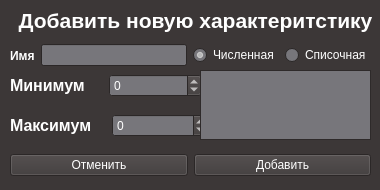
<?xml version="1.0" encoding="UTF-8"?>
<ui version="4.0">
 <class>widget</class>
 <widget class="QWidget" name="widget">
  <property name="geometry">
   <rect>
    <x>0</x>
    <y>0</y>
    <width>380</width>
    <height>190</height>
   </rect>
  </property>
  <property name="sizePolicy">
   <sizepolicy hsizetype="Fixed" vsizetype="Fixed">
    <horstretch>0</horstretch>
    <verstretch>0</verstretch>
   </sizepolicy>
  </property>
  <property name="minimumSize">
   <size>
    <width>380</width>
    <height>190</height>
   </size>
  </property>
  <property name="maximumSize">
   <size>
    <width>380</width>
    <height>190</height>
   </size>
  </property>
  <property name="palette">
   <palette>
    <active>
     <colorrole role="WindowText">
      <brush brushstyle="SolidPattern">
       <color alpha="255">
        <red>255</red>
        <green>255</green>
        <blue>255</blue>
       </color>
      </brush>
     </colorrole>
     <colorrole role="Button">
      <brush brushstyle="SolidPattern">
       <color alpha="255">
        <red>60</red>
        <green>55</green>
        <blue>55</blue>
       </color>
      </brush>
     </colorrole>
     <colorrole role="Light">
      <brush brushstyle="SolidPattern">
       <color alpha="255">
        <red>89</red>
        <green>82</green>
        <blue>82</blue>
       </color>
      </brush>
     </colorrole>
     <colorrole role="Midlight">
      <brush brushstyle="SolidPattern">
       <color alpha="255">
        <red>74</red>
        <green>68</green>
        <blue>68</blue>
       </color>
      </brush>
     </colorrole>
     <colorrole role="Dark">
      <brush brushstyle="SolidPattern">
       <color alpha="255">
        <red>30</red>
        <green>27</green>
        <blue>27</blue>
       </color>
      </brush>
     </colorrole>
     <colorrole role="Mid">
      <brush brushstyle="SolidPattern">
       <color alpha="255">
        <red>40</red>
        <green>36</green>
        <blue>36</blue>
       </color>
      </brush>
     </colorrole>
     <colorrole role="Text">
      <brush brushstyle="SolidPattern">
       <color alpha="255">
        <red>255</red>
        <green>255</green>
        <blue>255</blue>
       </color>
      </brush>
     </colorrole>
     <colorrole role="BrightText">
      <brush brushstyle="SolidPattern">
       <color alpha="255">
        <red>255</red>
        <green>255</green>
        <blue>255</blue>
       </color>
      </brush>
     </colorrole>
     <colorrole role="ButtonText">
      <brush brushstyle="SolidPattern">
       <color alpha="255">
        <red>255</red>
        <green>255</green>
        <blue>255</blue>
       </color>
      </brush>
     </colorrole>
     <colorrole role="Base">
      <brush brushstyle="SolidPattern">
       <color alpha="255">
        <red>119</red>
        <green>118</green>
        <blue>123</blue>
       </color>
      </brush>
     </colorrole>
     <colorrole role="Window">
      <brush brushstyle="SolidPattern">
       <color alpha="255">
        <red>60</red>
        <green>55</green>
        <blue>55</blue>
       </color>
      </brush>
     </colorrole>
     <colorrole role="Shadow">
      <brush brushstyle="SolidPattern">
       <color alpha="255">
        <red>0</red>
        <green>0</green>
        <blue>0</blue>
       </color>
      </brush>
     </colorrole>
     <colorrole role="Highlight">
      <brush brushstyle="SolidPattern">
       <color alpha="255">
        <red>61</red>
        <green>56</green>
        <blue>70</blue>
       </color>
      </brush>
     </colorrole>
     <colorrole role="AlternateBase">
      <brush brushstyle="SolidPattern">
       <color alpha="255">
        <red>30</red>
        <green>27</green>
        <blue>27</blue>
       </color>
      </brush>
     </colorrole>
     <colorrole role="ToolTipBase">
      <brush brushstyle="SolidPattern">
       <color alpha="255">
        <red>255</red>
        <green>255</green>
        <blue>220</blue>
       </color>
      </brush>
     </colorrole>
     <colorrole role="ToolTipText">
      <brush brushstyle="SolidPattern">
       <color alpha="255">
        <red>0</red>
        <green>0</green>
        <blue>0</blue>
       </color>
      </brush>
     </colorrole>
     <colorrole role="PlaceholderText">
      <brush brushstyle="SolidPattern">
       <color alpha="128">
        <red>255</red>
        <green>255</green>
        <blue>255</blue>
       </color>
      </brush>
     </colorrole>
    </active>
    <inactive>
     <colorrole role="WindowText">
      <brush brushstyle="SolidPattern">
       <color alpha="255">
        <red>255</red>
        <green>255</green>
        <blue>255</blue>
       </color>
      </brush>
     </colorrole>
     <colorrole role="Button">
      <brush brushstyle="SolidPattern">
       <color alpha="255">
        <red>60</red>
        <green>55</green>
        <blue>55</blue>
       </color>
      </brush>
     </colorrole>
     <colorrole role="Light">
      <brush brushstyle="SolidPattern">
       <color alpha="255">
        <red>89</red>
        <green>82</green>
        <blue>82</blue>
       </color>
      </brush>
     </colorrole>
     <colorrole role="Midlight">
      <brush brushstyle="SolidPattern">
       <color alpha="255">
        <red>74</red>
        <green>68</green>
        <blue>68</blue>
       </color>
      </brush>
     </colorrole>
     <colorrole role="Dark">
      <brush brushstyle="SolidPattern">
       <color alpha="255">
        <red>30</red>
        <green>27</green>
        <blue>27</blue>
       </color>
      </brush>
     </colorrole>
     <colorrole role="Mid">
      <brush brushstyle="SolidPattern">
       <color alpha="255">
        <red>40</red>
        <green>36</green>
        <blue>36</blue>
       </color>
      </brush>
     </colorrole>
     <colorrole role="Text">
      <brush brushstyle="SolidPattern">
       <color alpha="255">
        <red>255</red>
        <green>255</green>
        <blue>255</blue>
       </color>
      </brush>
     </colorrole>
     <colorrole role="BrightText">
      <brush brushstyle="SolidPattern">
       <color alpha="255">
        <red>255</red>
        <green>255</green>
        <blue>255</blue>
       </color>
      </brush>
     </colorrole>
     <colorrole role="ButtonText">
      <brush brushstyle="SolidPattern">
       <color alpha="255">
        <red>255</red>
        <green>255</green>
        <blue>255</blue>
       </color>
      </brush>
     </colorrole>
     <colorrole role="Base">
      <brush brushstyle="SolidPattern">
       <color alpha="255">
        <red>119</red>
        <green>118</green>
        <blue>123</blue>
       </color>
      </brush>
     </colorrole>
     <colorrole role="Window">
      <brush brushstyle="SolidPattern">
       <color alpha="255">
        <red>60</red>
        <green>55</green>
        <blue>55</blue>
       </color>
      </brush>
     </colorrole>
     <colorrole role="Shadow">
      <brush brushstyle="SolidPattern">
       <color alpha="255">
        <red>0</red>
        <green>0</green>
        <blue>0</blue>
       </color>
      </brush>
     </colorrole>
     <colorrole role="Highlight">
      <brush brushstyle="SolidPattern">
       <color alpha="255">
        <red>61</red>
        <green>56</green>
        <blue>70</blue>
       </color>
      </brush>
     </colorrole>
     <colorrole role="AlternateBase">
      <brush brushstyle="SolidPattern">
       <color alpha="255">
        <red>30</red>
        <green>27</green>
        <blue>27</blue>
       </color>
      </brush>
     </colorrole>
     <colorrole role="ToolTipBase">
      <brush brushstyle="SolidPattern">
       <color alpha="255">
        <red>255</red>
        <green>255</green>
        <blue>220</blue>
       </color>
      </brush>
     </colorrole>
     <colorrole role="ToolTipText">
      <brush brushstyle="SolidPattern">
       <color alpha="255">
        <red>0</red>
        <green>0</green>
        <blue>0</blue>
       </color>
      </brush>
     </colorrole>
     <colorrole role="PlaceholderText">
      <brush brushstyle="SolidPattern">
       <color alpha="128">
        <red>255</red>
        <green>255</green>
        <blue>255</blue>
       </color>
      </brush>
     </colorrole>
    </inactive>
    <disabled>
     <colorrole role="WindowText">
      <brush brushstyle="SolidPattern">
       <color alpha="255">
        <red>30</red>
        <green>27</green>
        <blue>27</blue>
       </color>
      </brush>
     </colorrole>
     <colorrole role="Button">
      <brush brushstyle="SolidPattern">
       <color alpha="255">
        <red>60</red>
        <green>55</green>
        <blue>55</blue>
       </color>
      </brush>
     </colorrole>
     <colorrole role="Light">
      <brush brushstyle="SolidPattern">
       <color alpha="255">
        <red>89</red>
        <green>82</green>
        <blue>82</blue>
       </color>
      </brush>
     </colorrole>
     <colorrole role="Midlight">
      <brush brushstyle="SolidPattern">
       <color alpha="255">
        <red>74</red>
        <green>68</green>
        <blue>68</blue>
       </color>
      </brush>
     </colorrole>
     <colorrole role="Dark">
      <brush brushstyle="SolidPattern">
       <color alpha="255">
        <red>30</red>
        <green>27</green>
        <blue>27</blue>
       </color>
      </brush>
     </colorrole>
     <colorrole role="Mid">
      <brush brushstyle="SolidPattern">
       <color alpha="255">
        <red>40</red>
        <green>36</green>
        <blue>36</blue>
       </color>
      </brush>
     </colorrole>
     <colorrole role="Text">
      <brush brushstyle="SolidPattern">
       <color alpha="255">
        <red>30</red>
        <green>27</green>
        <blue>27</blue>
       </color>
      </brush>
     </colorrole>
     <colorrole role="BrightText">
      <brush brushstyle="SolidPattern">
       <color alpha="255">
        <red>255</red>
        <green>255</green>
        <blue>255</blue>
       </color>
      </brush>
     </colorrole>
     <colorrole role="ButtonText">
      <brush brushstyle="SolidPattern">
       <color alpha="255">
        <red>30</red>
        <green>27</green>
        <blue>27</blue>
       </color>
      </brush>
     </colorrole>
     <colorrole role="Base">
      <brush brushstyle="SolidPattern">
       <color alpha="255">
        <red>60</red>
        <green>55</green>
        <blue>55</blue>
       </color>
      </brush>
     </colorrole>
     <colorrole role="Window">
      <brush brushstyle="SolidPattern">
       <color alpha="255">
        <red>60</red>
        <green>55</green>
        <blue>55</blue>
       </color>
      </brush>
     </colorrole>
     <colorrole role="Shadow">
      <brush brushstyle="SolidPattern">
       <color alpha="255">
        <red>0</red>
        <green>0</green>
        <blue>0</blue>
       </color>
      </brush>
     </colorrole>
     <colorrole role="Highlight">
      <brush brushstyle="SolidPattern">
       <color alpha="255">
        <red>145</red>
        <green>145</green>
        <blue>145</blue>
       </color>
      </brush>
     </colorrole>
     <colorrole role="AlternateBase">
      <brush brushstyle="SolidPattern">
       <color alpha="255">
        <red>60</red>
        <green>55</green>
        <blue>55</blue>
       </color>
      </brush>
     </colorrole>
     <colorrole role="ToolTipBase">
      <brush brushstyle="SolidPattern">
       <color alpha="255">
        <red>255</red>
        <green>255</green>
        <blue>220</blue>
       </color>
      </brush>
     </colorrole>
     <colorrole role="ToolTipText">
      <brush brushstyle="SolidPattern">
       <color alpha="255">
        <red>0</red>
        <green>0</green>
        <blue>0</blue>
       </color>
      </brush>
     </colorrole>
     <colorrole role="PlaceholderText">
      <brush brushstyle="SolidPattern">
       <color alpha="128">
        <red>255</red>
        <green>255</green>
        <blue>255</blue>
       </color>
      </brush>
     </colorrole>
    </disabled>
   </palette>
  </property>
  <property name="focusPolicy">
   <enum>Qt::StrongFocus</enum>
  </property>
  <property name="windowTitle">
   <string notr="true">Параметр</string>
  </property>
  <property name="locale">
   <locale language="Russian" country="Russia"/>
  </property>
  <widget class="QLabel" name="label">
   <property name="geometry">
    <rect>
     <x>10</x>
     <y>0</y>
     <width>371</width>
     <height>41</height>
    </rect>
   </property>
   <property name="sizePolicy">
    <sizepolicy hsizetype="Fixed" vsizetype="Fixed">
     <horstretch>150</horstretch>
     <verstretch>0</verstretch>
    </sizepolicy>
   </property>
   <property name="font">
    <font>
     <pointsize>16</pointsize>
     <weight>75</weight>
     <italic>false</italic>
     <bold>true</bold>
     <underline>false</underline>
     <strikeout>false</strikeout>
     <kerning>true</kerning>
    </font>
   </property>
   <property name="contextMenuPolicy">
    <enum>Qt::DefaultContextMenu</enum>
   </property>
   <property name="text">
    <string>Добавить новую характеритстику</string>
   </property>
   <property name="alignment">
    <set>Qt::AlignCenter</set>
   </property>
  </widget>
  <widget class="QWidget" name="horizontalLayoutWidget_2">
   <property name="geometry">
    <rect>
     <x>10</x>
     <y>70</y>
     <width>192</width>
     <height>31</height>
    </rect>
   </property>
   <layout class="QHBoxLayout" name="horizontalLayout_2">
    <item>
     <widget class="QLabel" name="label_2">
      <property name="font">
       <font>
        <pointsize>12</pointsize>
        <weight>75</weight>
        <bold>true</bold>
       </font>
      </property>
      <property name="text">
       <string>Минимум</string>
      </property>
     </widget>
    </item>
    <item>
     <widget class="QSpinBox" name="spinBox_min">
      <property name="minimum">
       <number>-999999999</number>
      </property>
      <property name="maximum">
       <number>999999999</number>
      </property>
     </widget>
    </item>
   </layout>
  </widget>
  <widget class="QWidget" name="horizontalLayoutWidget_3">
   <property name="geometry">
    <rect>
     <x>10</x>
     <y>110</y>
     <width>198</width>
     <height>31</height>
    </rect>
   </property>
   <layout class="QHBoxLayout" name="horizontalLayout_3">
    <item>
     <widget class="QLabel" name="label_3">
      <property name="font">
       <font>
        <pointsize>12</pointsize>
        <weight>75</weight>
        <bold>true</bold>
       </font>
      </property>
      <property name="text">
       <string>Максимум</string>
      </property>
     </widget>
    </item>
    <item>
     <widget class="QSpinBox" name="spinBox_max">
      <property name="minimum">
       <number>-999999999</number>
      </property>
      <property name="maximum">
       <number>999999999</number>
      </property>
     </widget>
    </item>
   </layout>
  </widget>
  <widget class="QWidget" name="horizontalLayoutWidget_4">
   <property name="geometry">
    <rect>
     <x>10</x>
     <y>150</y>
     <width>361</width>
     <height>31</height>
    </rect>
   </property>
   <layout class="QHBoxLayout" name="horizontalLayout_4">
    <item>
     <widget class="QPushButton" name="cancel_btn">
      <property name="text">
       <string>Отменить</string>
      </property>
     </widget>
    </item>
    <item>
     <widget class="QPushButton" name="ok">
      <property name="text">
       <string>Добавить</string>
      </property>
     </widget>
    </item>
   </layout>
  </widget>
  <widget class="QTextEdit" name="textEdit">
   <property name="geometry">
    <rect>
     <x>200</x>
     <y>70</y>
     <width>171</width>
     <height>70</height>
    </rect>
   </property>
  </widget>
  <widget class="QWidget" name="">
   <property name="geometry">
    <rect>
     <x>10</x>
     <y>40</y>
     <width>361</width>
     <height>31</height>
    </rect>
   </property>
   <layout class="QHBoxLayout" name="horizontalLayout_6">
    <item>
     <layout class="QHBoxLayout" name="horizontalLayout_5">
      <item>
       <widget class="QLabel" name="label_4">
        <property name="font">
         <font>
          <weight>75</weight>
          <bold>true</bold>
         </font>
        </property>
        <property name="text">
         <string>Имя</string>
        </property>
       </widget>
      </item>
      <item>
       <widget class="QLineEdit" name="lineEdit"/>
      </item>
     </layout>
    </item>
    <item>
     <layout class="QHBoxLayout" name="horizontalLayout">
      <item>
       <widget class="QRadioButton" name="radioButton">
        <property name="text">
         <string>Численная</string>
        </property>
        <property name="checked">
         <bool>true</bool>
        </property>
       </widget>
      </item>
      <item>
       <widget class="QRadioButton" name="radioButton_1">
        <property name="text">
         <string>Списочная</string>
        </property>
       </widget>
      </item>
     </layout>
    </item>
   </layout>
  </widget>
 </widget>
 <resources/>
 <connections/>
</ui>
